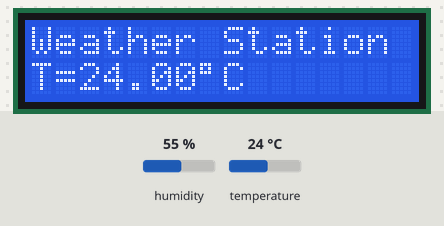
Bench run of a sketch on a simulated Arduino Uno, built with avr-gcc and run on an emulated ATmega328P. On the bench: 16×2 character LCD. Inputs (shaded band) come from the test bench; at power-on: temperature 24 °C, humidity 55 %. What the sketch prints to the serial monitor is not drawn.

Above: at 3.6 s.
3.7 s: temperature set to 12 °C
At 6.7 s:
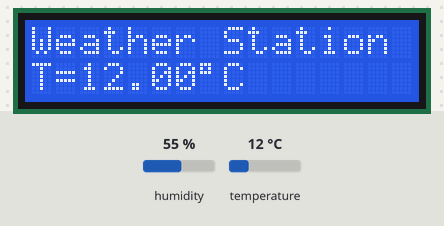
8.2 s: temperature set to 19 °C
At 9.8 s:
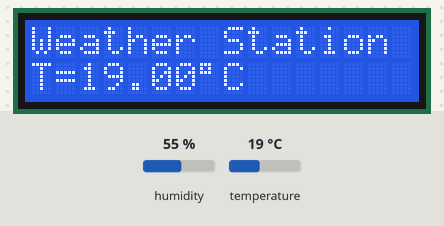
12.7 s: temperature set to 28 °C
At 16.1 s:
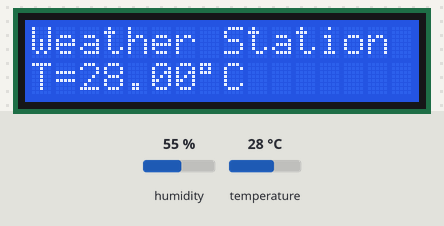
Timing chart, 0 to 17.6 s (numbered marks = the images above; inputs shaded):
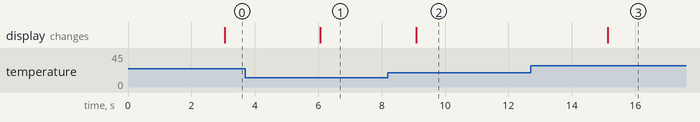

Measured:
- after the input at 3.7 s, the display: changes after 2.4 s (image 1)
- after the input at 8.2 s, the display: changes after 0.89 s (image 2)
- after the input at 12.7 s, the display: changes after 2.4 s (image 3)

The sketch:

arduino-weather-station.ino
```cpp
/* Arduino Weather Station
 *
 * Sketch for a compact Arduino Weather Station composed of a DHT11 sensor, an LCD display, and (soon) a Wi-Fi module
 * The sensor calculates the actual temperature, heat index (air temperature combined with relative humidity, in shaded areas), but not "feels like"/apparent temperature (heat index stuff, combined with wind speed/wind chill)
 * TODO: maybe try adding buttons or resistors to reduce backlight strength? it is too bright in the dark
 * TODO: also, adding push buttons to toggle between temperature / humidity / heat index, and between °F and °C would be a nice addition
 *
 */

// include libraries (angle brackets syntax)
#include <LiquidCrystal.h>
#include <DHT.h>

// digital pin connected to the DHT sensor
// (note for "Feather HUZZAH ESP8266" board: use pins 3, 4, 5, 12, 13 or 14; pin 15 can work but DHT must be disconnected during program upload):
// (current board is Arduino UNO so ignore about note above)
#define DHTPIN 8

// define as whatever type of sensor you're using: DHT11 / DHT21 / DHT22
#define DHTTYPE DHT11   // DHT11 // DHT21: (AM2301) // DHT22: (AM2302, AM2321)

// initialize the library by associating any needed LCD interface pin with the arduino pin number it is connected to
const int rs = 7, en = 6, d4 = 5, d5 = 4, d6 = 3, d7 = 2;
LiquidCrystal lcd(rs, en, d4, d5, d6, d7);

// initialize DHT sensor
// (note that older versions of this library took an optional third parameter to tweak the timings for faster processors)
// (this parameter is no longer needed as the current DHT reading algorithm adjusts itself to work on faster processors)
DHT dht(DHTPIN, DHTTYPE);

// sketch constants & variables
int dhtMs = 0;   // Delta in miliseconds since last DHT run
const int DHTDELAY = 3000;   // DHT sensor (simulated) delay
String degC = "__";   // Temperature in Celsius degrees, as String

void setup() {
  // set up the LCD's number of columns and rows:
  lcd.begin(16, 2);
  lcd.blink();   // note: the cursor will flicker on all characters slots if not given enough time to show up; avoid printing text on the main loop to prevent the cursor from distorting text output

  // print a placeholder message to the LCD, while the sensor obtains the first reading
  lcd.print("Loading...");

  // DHT sensor setup code
  Serial.begin(9600);   // Set BPS rate for serial communication (for Serial Monitor only, at the moment)
  Serial.println(F("DHT11 test!"));
  dht.begin();
}

// note that delays cannot be used like in the "DHT tester" example, both devices (LCD and DHT11) must run sequentially without stopping each other, simulating parallel execution
// TODO: also note that the millis() variable will reset to 0 after some time... But one problem at a time, I will address this later
void loop() {
  // DHT code: runs once approximately every DHTDELAY miliseconds because:
  // - reading temperature or humidity takes about 250 milliseconds
  // - DHT11 sensor readings may also be up to 2 seconds 'old' (its a very slow sensor)
  if (int(millis() - dhtMs) >= DHTDELAY) {
    float h = dht.readHumidity();
    float t = dht.readTemperature();
    float f = dht.readTemperature(true);

    dhtMs = millis(); // this is placed here so "return" doesn't leave the loop before resetting this variable

    if (isnan(h) || isnan(t) || isnan(f)) {
      Serial.println(F("Failed to read from DHT sensor!"));
      return;
    }

    degC = String(t); // once validated, the new value can be stored to the display variable

    float hif = dht.computeHeatIndex(f, h);
    float hic = dht.computeHeatIndex(t, h, false);

    Serial.print(F("Humidity: "));
    Serial.print(h);
    Serial.print(F("%  Temperature: "));
    Serial.print(t);
    Serial.print(F("°C "));
    Serial.print(f);
    Serial.print(F("°F  Heat index: "));
    Serial.print(hic);
    Serial.print(F("°C "));
    Serial.print(hif);
    Serial.println(F("°F"));

    // overwrites the previous "standing" text, and allows the blinking cursor to show up
    lcd.noBlink();
    lcd.setCursor(0, 0);   // set cursor at first column (0) of first line (0)
    lcd.print("Weather Station");
    lcd.setCursor(0, 1);   // set cursor at first column (0) of second line (1)
    // (note that this LCD driver uses a custom charset, different than ASCII; the character code to get the degrees symbol "char(223)" was obtained from the datasheet of 1602A LCD display)
    lcd.print("T=" + degC + char(223) + 'C');
  }
}
```
